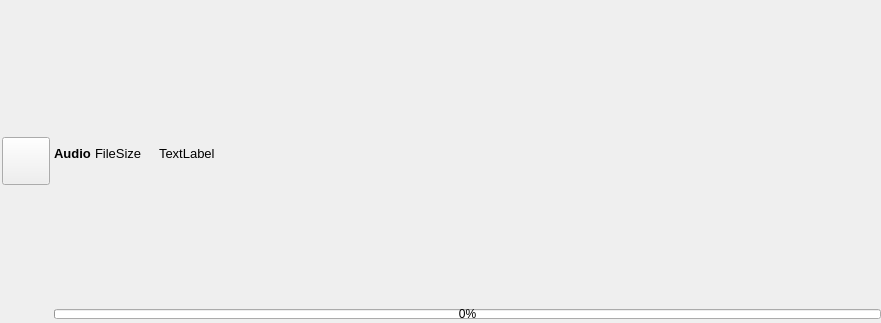
<?xml version="1.0" encoding="UTF-8"?>
<ui version="4.0">
 <class>FileItemWidget</class>
 <widget class="QWidget" name="FileItemWidget">
  <property name="geometry">
   <rect>
    <x>0</x>
    <y>0</y>
    <width>881</width>
    <height>323</height>
   </rect>
  </property>
  <property name="sizePolicy">
   <sizepolicy hsizetype="Expanding" vsizetype="Fixed">
    <horstretch>0</horstretch>
    <verstretch>52</verstretch>
   </sizepolicy>
  </property>
  <property name="minimumSize">
   <size>
    <width>0</width>
    <height>52</height>
   </size>
  </property>
  <property name="windowTitle">
   <string>Form</string>
  </property>
  <layout class="QGridLayout" name="gridLayout">
   <property name="leftMargin">
    <number>0</number>
   </property>
   <property name="topMargin">
    <number>0</number>
   </property>
   <property name="rightMargin">
    <number>0</number>
   </property>
   <property name="bottomMargin">
    <number>0</number>
   </property>
   <property name="spacing">
    <number>0</number>
   </property>
   <item row="0" column="0">
    <layout class="QHBoxLayout" name="horizontalLayout_3">
     <property name="spacing">
      <number>4</number>
     </property>
     <property name="leftMargin">
      <number>2</number>
     </property>
     <item>
      <widget class="QPushButton" name="FileIconButton">
       <property name="sizePolicy">
        <sizepolicy hsizetype="Fixed" vsizetype="Fixed">
         <horstretch>0</horstretch>
         <verstretch>0</verstretch>
        </sizepolicy>
       </property>
       <property name="minimumSize">
        <size>
         <width>48</width>
         <height>48</height>
        </size>
       </property>
       <property name="maximumSize">
        <size>
         <width>48</width>
         <height>48</height>
        </size>
       </property>
       <property name="text">
        <string/>
       </property>
       <property name="iconSize">
        <size>
         <width>48</width>
         <height>48</height>
        </size>
       </property>
      </widget>
     </item>
     <item>
      <layout class="QVBoxLayout" name="verticalLayout">
       <property name="spacing">
        <number>0</number>
       </property>
       <property name="topMargin">
        <number>0</number>
       </property>
       <property name="bottomMargin">
        <number>4</number>
       </property>
       <item>
        <layout class="QHBoxLayout" name="horizontalLayout_2">
         <property name="spacing">
          <number>0</number>
         </property>
         <property name="bottomMargin">
          <number>2</number>
         </property>
         <item>
          <widget class="QLabel" name="FileTypeLabel">
           <property name="font">
            <font>
             <pointsize>10</pointsize>
             <weight>75</weight>
             <bold>true</bold>
            </font>
           </property>
           <property name="text">
            <string>Audio </string>
           </property>
          </widget>
         </item>
         <item>
          <widget class="QLabel" name="FriendSizeLabel">
           <property name="font">
            <font>
             <pointsize>10</pointsize>
            </font>
           </property>
           <property name="text">
            <string>FileSize</string>
           </property>
          </widget>
         </item>
         <item>
          <spacer name="horizontalSpacer_3">
           <property name="orientation">
            <enum>Qt::Horizontal</enum>
           </property>
           <property name="sizeType">
            <enum>QSizePolicy::Fixed</enum>
           </property>
           <property name="sizeHint" stdset="0">
            <size>
             <width>10</width>
             <height>20</height>
            </size>
           </property>
          </spacer>
         </item>
         <item>
          <widget class="QLabel" name="FileStatus">
           <property name="text">
            <string/>
           </property>
          </widget>
         </item>
         <item>
          <widget class="QLabel" name="FileNameLabel">
           <property name="sizePolicy">
            <sizepolicy hsizetype="Expanding" vsizetype="Preferred">
             <horstretch>0</horstretch>
             <verstretch>0</verstretch>
            </sizepolicy>
           </property>
           <property name="font">
            <font>
             <pointsize>10</pointsize>
            </font>
           </property>
           <property name="text">
            <string>TextLabel</string>
           </property>
           <property name="wordWrap">
            <bool>true</bool>
           </property>
          </widget>
         </item>
        </layout>
       </item>
       <item>
        <widget class="QProgressBar" name="FileProgressBar">
         <property name="minimumSize">
          <size>
           <width>0</width>
           <height>10</height>
          </size>
         </property>
         <property name="maximumSize">
          <size>
           <width>16777215</width>
           <height>10</height>
          </size>
         </property>
         <property name="value">
          <number>0</number>
         </property>
        </widget>
       </item>
      </layout>
     </item>
    </layout>
   </item>
  </layout>
 </widget>
 <resources/>
 <connections/>
</ui>
